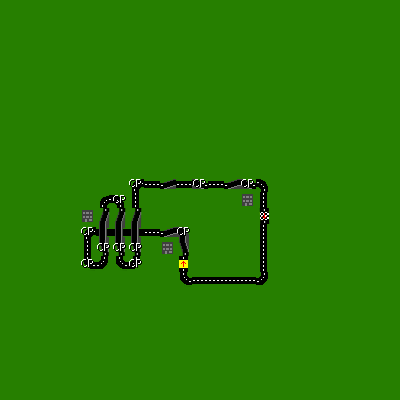

Rendered tile map (Tiled .tmx) drawn with the repository's tilesets; below, a short description and the map source with its tile grids summarised:
An orthogonal 25x25 tile map with 16x16 px tiles, 2 tile layers (Road, Meta), 1 hidden layer not drawn.

<map version="1.0" orientation="orthogonal" width="25" height="25" tilewidth="16" tileheight="16">
 <properties>
  <property name="time" value="105" />
 </properties>
 <tileset firstgid="1" name="icons" tilewidth="16" tileheight="16">
  <image source="../images/icons.png" trans="ff00ff" width="512" height="512" />
 </tileset>
 <layer name="Road" width="25" height="25">
  <data>[625 cells, 625 non-empty, 16 distinct tile ids]</data>
 </layer>
 <layer name="Meta" width="25" height="25">
  <data>[625 cells, 567 non-empty, 2 distinct tile ids]</data>
 </layer>
 <layer name="Walls" width="25" height="25" visible="0">
  <data>[625 cells, 625 non-empty, 2 distinct tile ids]</data>
 </layer>
</map>
